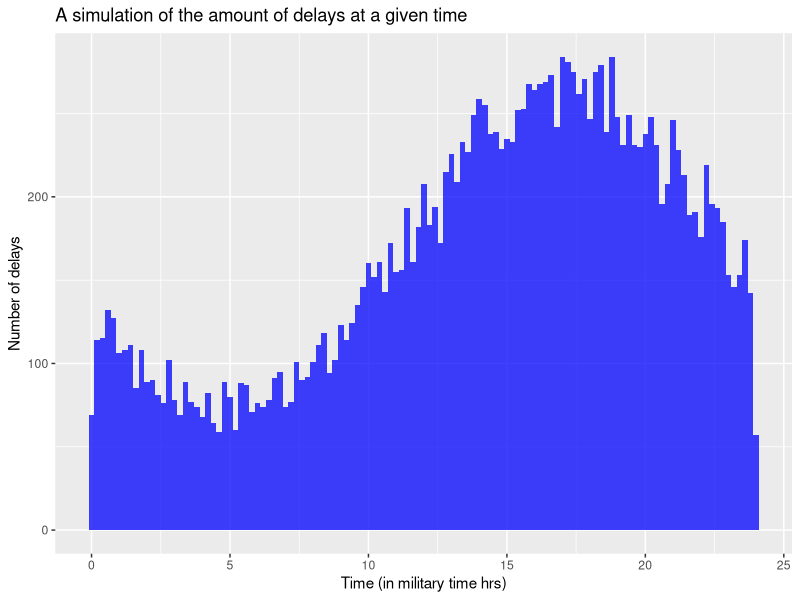

The R source for this figure:
#### Preamble ####
# Purpose: Simulate delay data
# Author: Timothius Prajogi
# Date: 23 January 2024
# Contact: tim.prajogi@mail.utoronto.ca
# License: MIT
# Prerequisites: None


#### Workspace setup ####
library(tidyverse)


#### Preamble ####
# Purpose: Simulate delay data
# Author: Timothius Prajogi
# Date: 23 January 2024
# Contact: tim.prajogi@mail.utoronto.ca
# License: MIT
# Prerequisites: None


#### Workspace setup ####
library(tidyverse)
set.seed(302)

## Simulated situation attributes ##

# The possible incident types causing the delay
sim_incident_types <- 
  c(
    "Equipment/Mechanical", 
    "Miscellaneous", 
    "Security/Safety", 
    "Operator"
  )

# Expected distribution of incident types
sim_incident_probabilities <-
  c(
    0.3,
    0.2,
    0.4,
    0.2
  )

# The days of the week the buses and subways operate
sim_operating_days <-
  c(
    "Sunday",
    "Monday",
    "Tuesday",
    "Wednesday",
    "Thursday",
    "Friday",
    "Saturday"
  )

# Assumption that delays change depending on the day
sim_probability_of_subway_delay <-
  c(
    0.18, # Sort of high on Sundays
    0.14, # Slightly lower as people go back to school/work
    0.10, # Low on Tuesday
    0.10, # Low on Wednesday
    0.11, # Low on Thursday
    0.17, # High on Friday
    0.20  # High on Saturday
  )

# Sample 1 time from a possion dist with an average
# of 20,000 delays in 1 day
num_subway_delays <- rpois(1, 20000)

# Assumption that there are more bus delays (strong base since bus delay 
# dataset is twice the size) and subway delays and bus delays are correlated
num_bus_delays <- 1.5 * num_subway_delays


## Simulated situation attributes ##

# The possible incident types causing the delay
sim_incident_types <- 
  c(
    "Equipment/Mechanical", 
    "Miscellaneous", 
    "Security/Safety", 
    "Operator"
  )

# Expected distribution of incident types
sim_incident_probabilities <-
  c(
    0.3,
    0.2,
    0.4,
    0.2
  )

# The days of the week the buses and subways operate
sim_operating_days <-
  c(
    "Sunday",
    "Monday",
    "Tuesday",
    "Wednesday",
    "Thursday",
    "Friday",
    "Saturday"
  )

# Assumption that delays change depending on the day
sim_probability_of_subway_delay <-
  c(
    0.18, # Sort of high on Sundays
    0.14, # Slightly lower as people go back to school/work
    0.10, # Low on Tuesday
    0.10, # Low on Wednesday
    0.11, # Low on Thursday
    0.17, # High on Friday
    0.20  # High on Saturday
  )

# Sample 1 time from a possion dist with an average
# of 20,000 delays in 1 day
num_subway_delays <- rpois(1, 20000)

# Assumption that there are more bus delays (strong base since bus delay 
# dataset is twice the size) and subway delays and bus delays are correlated
num_bus_delays <- 1.5 * num_subway_delays
 


# Simulate delays happening
sim_data_subway <-
  tibble(
    "day" = sample(
      sim_operating_days, 
      num_subway_delays, 
      prob = sim_probability_of_subway_delay, 
      replace = TRUE
    ),
    "time" = rnorm(
      num_subway_delays,
      mean = 17, # Assuming a peak during rush hour
      sd = 6 
    )%% 24, # Staying within military time
    "incident" = sample(
      sim_incident_types, 
      num_subway_delays, 
      prob = sim_incident_probabilities, 
      replace = TRUE
    ), 
    "delay_time" = rpois(
      n = num_subway_delays,
      lambda = 30 # Average of a 30 + 1 minute delay time
    ) + 1 # + 1 so that min is 1 minute delay time
  )

sim_data_bus <-
  tibble(
    "day" = sample(
      sim_operating_days, 
      num_bus_delays, 
      prob = sim_probability_of_subway_delay, 
      replace = TRUE
    ),
    "time" = rnorm(
      num_bus_delays,
      mean = 17, # Assuming a peak during rush hour
      sd = 6 
    ) %% 24, # Staying within military time
    "incident" = sample(
      sim_incident_types, 
      num_bus_delays, 
      prob = sim_incident_probabilities, 
      replace = TRUE
    ), 
    "delay_time" = rpois(
      n = num_bus_delays,
      lambda = 30 # Average of a 30 + 1 minute delay time
    ) + 1 # + 1 so that min is 1 minute delay time
  )

# Display the data
sim_data_subway
sim_data_bus

# Visualize a sample for the data

# Allow for display of plots side by side
par(mfrow = c(1, 3))

sim_data_subway |>
  ggplot(aes(x=time)) + 
  geom_histogram(binwidth = 0.2, fill="blue", alpha=0.75) +
  ggtitle("A simulation of the amount of delays at a given time") + 
  xlab("Time (in military time hrs)") +
  ylab("Number of delays")


# Testing

# Test that the incident types are limited to the set
sim_data_subway$incident |> 
  unique() |>
  setequal(sim_incident_types)

sim_data_bus$incident |> 
  unique() |>
  setequal(sim_incident_types)


# Test that there are only 7 unique days
sim_data_subway$day |>
  unique() |>
  length() == 7

sim_data_bus$day |>
  unique() |>
  length() == 7

# Test that delay times are all positive and reasonable; 
# (between 1 minute to 5 hours) 
sim_data_subway$delay_time |>
  min() >= 1
sim_data_subway$delay_time |>
  max() <= 60 * 5

sim_data_bus$delay_time |>
  min() >= 1
sim_data_bus$delay_time |>
  max() <= 60 * 5

# Clean up workspace
rm(list = c(
  "num_bus_delays",
  "num_subway_delays",
  "sim_data_bus",
  "sim_data_subway",
  "sim_incident_probabilities", 
  "sim_incident_types", 
  "sim_operating_days",
  "sim_probability_of_subway_delay"
))
